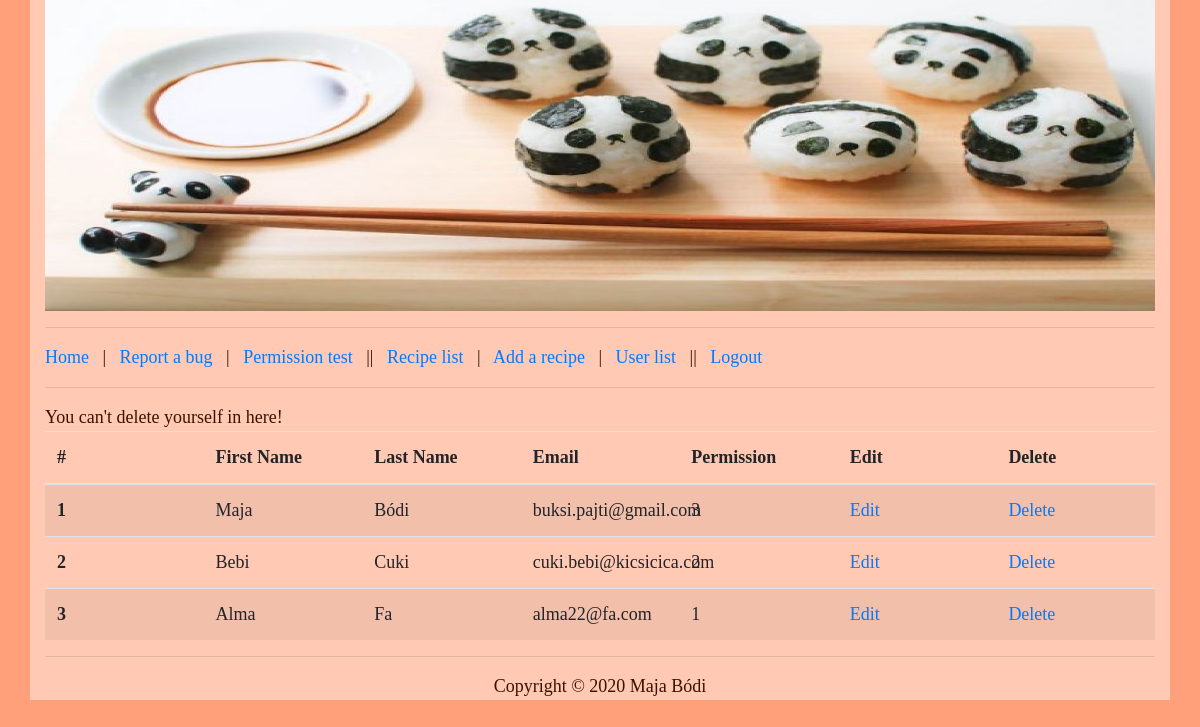
The app's page /index.php?P=users&d=2 (signed in) with its own data.
### tables this page shows
CREATE TABLE IF NOT EXISTS `users` (
  `id` int(11) NOT NULL AUTO_INCREMENT,
  `first_name` varchar(64) NOT NULL,
  `last_name` varchar(64) NOT NULL,
  `email` varchar(250) NOT NULL,
  `password` varchar(250) NOT NULL,
  `permission` int(1) UNSIGNED NOT NULL DEFAULT '0',
  PRIMARY KEY (`id`)
);

### protected/database.php (called while the page is built, shortened)
<?php
function getConnection() {
	$connection = new PDO(DB_TYPE.':host='.DB_HOST.';dbname='.DB_NAME.';',DB_USER, DB_PASS);
	$connection->exec("SET NAMES '".DB_CHARSET."'");
	return $connection;
}
function getList($queryString, $queryParams = []) {
	$connection = getConnection();
	$statement = $connection->prepare($queryString);
	$success = $statement->execute($queryParams);
	$result = $success ? $statement->fetchAll(PDO::FETCH_ASSOC) : [];
	return $result;
}
?>

### protected/user/user_list.php (the view, shortened to what this page needs)
<?php if(!isset($_SESSION['permission']) || $_SESSION['permission'] < 2) : ?>
	<h1>Page access is forbidden!</h1>
<?php else : ?>
	<?php
		if(array_key_exists('d', $_GET) && !empty($_GET['d'])) {
			$query = "DELETE FROM users WHERE id = :id";
			$params = [':id' => $_GET['d']];
			if($_GET['d'] == $_SESSION['uid']){
				echo "You can't delete yourself in here!";
			} else if($_SESSION['permission'] < 3){
				echo "Access is forbidden";
			} else if(!executeDML($query, $params)) {
				echo "Error during deleting user!";
			}
		}
	?>
	<?php
		$query = "SELECT id, first_name, last_name, email, permission FROM users";
		$users = getList($query);
	?>
	<?php if(count($users) <= 0) : ?>
		<h1>No users found in the database.</h1>
	<?php else : ?>
		<table class="table table-striped">
			<thead>
				<tr>
					<th scope="col">#</th>
					<th scope="col">First Name</th>
					<th scope="col">Last Name</th>
					<th scope="col">Email</th>
					<th scope="col">Permission</th>
					<th scope="col">Edit</th>
					<th scope="col">Delete</th>
			</thead>
			<tbody>
				<?php $i = 0; ?>
				<?php foreach ($users as $u) : ?>
					<?php $i++; ?>
					<tr>
						<th scope="row"><?=$i ?></th>
						<td><?=$u['first_name'] ?></td>
						<td><?=$u['last_name'] ?></td>
						<td><?=$u['email'] ?></td>
						<td><?=$u['permission'] ?></td>
						<td><a href="<?='index.php?P=edit_user&e='.$u['id']?>">Edit</a></td>
						<td><a href="?P=users&d=<?=$u['id'] ?>">Delete</a></td>
					</tr>
				<?php endforeach; ?>
			</tbody>
		</table>
	<?php endif; ?>
<?php endif; ?>

### public/style.css (style rules this page uses)
body { background-color: #FFA07A; font-family: "Times New Roman"; font-size: 18px; color: #391300; }
table { width: 100%; table-layout: fixed; }

### records on screen
users: first_name "Maja", last_name "Bódi", email "buksi.pajti@gmail.com", permission "3"
users: first_name "Bebi", last_name "Cuki", email "cuki.bebi@kicsicica.com", permission "2"
users: first_name "Alma", last_name "Fa", email "alma22@fa.com", permission "1"
